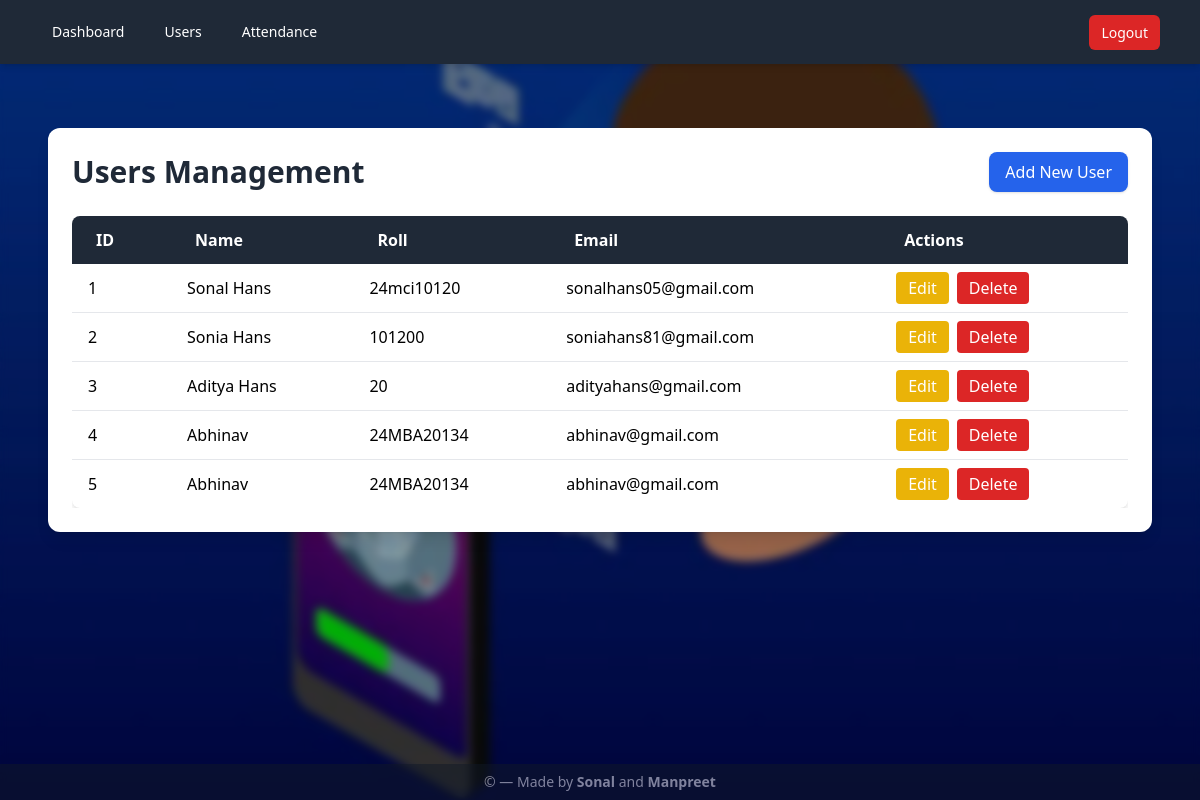
Page /users (signed in) on the earlier database version.
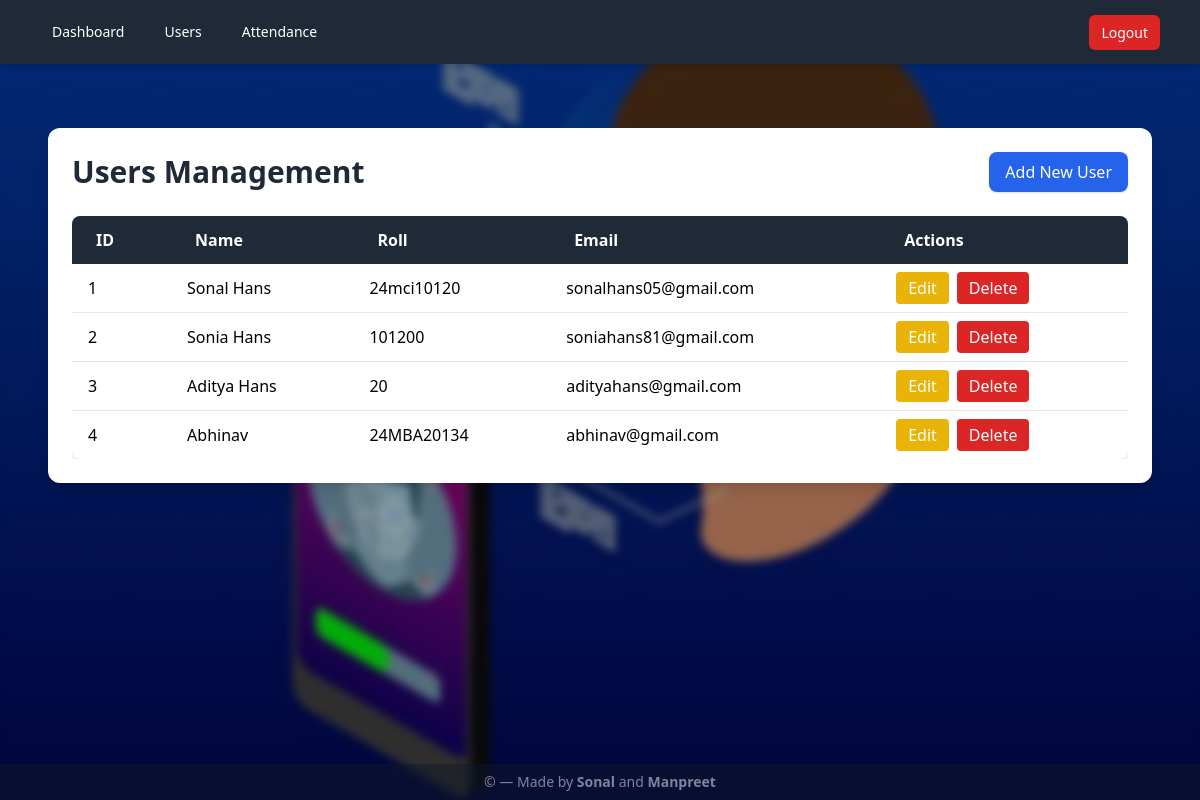
Same page on the later database version.
### tables this page shows
CREATE TABLE users (
            id INTEGER PRIMARY KEY AUTOINCREMENT,
            name TEXT NOT NULL,
            roll TEXT,
            email TEXT
        , admin_username TEXT);

### app.py (the view)
@app.route("/users")
@admin_required
def users():
    current_admin = request.cookies.get("admin")
    conn = get_db()
    cur = conn.cursor()
    cur.execute("SELECT * FROM users WHERE admin_username=? ORDER BY id", (current_admin,))
    rows = cur.fetchall()
    conn.close()
    return render_template("users.html", users=rows)

### app.py (called while the page is built)
def get_db():
    conn = sqlite3.connect(DB_PATH)
    conn.row_factory = sqlite3.Row
    return conn

def admin_required(fn):
    @wraps(fn)
    def wrapper(*args, **kwargs):
        if not request.cookies.get("admin"):
            return redirect(url_for("login"))
        return fn(*args, **kwargs)
    return wrapper

### templates/users.html (shortened to what this page needs)
{% extends "layout.html" %} {% block content %}
<div class="max-w-7xl mx-auto mt-10 p-6 bg-white rounded-xl shadow-lg">
  <div class="flex items-center justify-between mb-6">
    <h1 class="text-3xl font-bold text-gray-800">Users Management</h1>
    <a
      href="{{ url_for('add_user') }}"
      class="px-4 py-2 bg-blue-600 text-white rounded-lg shadow hover:bg-blue-700 transition"
    >
      Add New User
    </a>
  </div>
  <div class="overflow-x-auto">
    <table class="min-w-full bg-white rounded-lg shadow-md overflow-hidden">
      <thead class="bg-gray-800 text-white">
        <tr>
          <th class="py-3 px-6 text-left">ID</th>
          <th class="py-3 px-6 text-left">Name</th>
          <th class="py-3 px-6 text-left">Roll</th>
          <th class="py-3 px-6 text-left">Email</th>
          <th class="py-3 px-6 text-left">Actions</th>
        </tr>
      </thead>
      <tbody class="divide-y divide-gray-200">
        {% for user in users %}
        <tr class="hover:bg-gray-100 transition">
          <td class="py-2 px-4">{{ user.id }}</td>
          <td class="py-2 px-4">{{ user.name }}</td>
          <td class="py-2 px-4">{{ user.roll or '-' }}</td>
          <td class="py-2 px-4">{{ user.email or '-' }}</td>
          <td class="py-2 px-4 flex gap-2">
            <a
              href="{{ url_for('edit_user', user_id=user.id) }}"
              class="px-3 py-1 bg-yellow-500 text-white rounded hover:bg-yellow-600 transition"
            >
              Edit
            </a>
            <button
              type="button"
              class="px-3 py-1 bg-red-600 text-white rounded hover:bg-red-700 transition"
              onclick="openModal({{ user.id }}, '{{ user.name }}')"
            >
              Delete
            </button>
          </td>
        </tr>
        {% endfor %}
      </tbody>
    </table>
  </div>
</div>
{% endblock %}

### templates/layout.html (shortened to what this page needs)
<!DOCTYPE html>
<html lang="en">
  <head>
    <script src="https://cdn.tailwindcss.com"></script>
  </head>
  <body
    class="relative bg-[url('{{ url_for('static', filename='background.png') }}')] bg-no-repeat bg-cover bg-gray-100 min-h-screen flex flex-col"
  >
    <div class="relative z-10 flex flex-col min-h-screen">
      <nav class="bg-gray-800 text-white shadow-md">
        <div class="max-w-6xl mx-auto px-4">
          <div class="flex justify-between items-center h-16">
            <div class="flex space-x-4">
              <a
                href="{{ url_for('dashboard') }}"
                class="px-3 py-2 rounded-md text-sm font-medium hover:bg-gray-700 transition"
                >Dashboard</a
              >
              <a
                href="{{ url_for('users') }}"
                class="px-3 py-2 rounded-md text-sm font-medium hover:bg-gray-700 transition"
                >Users</a
              >
              <a
                href="{{ url_for('attendance_view') }}"
                class="px-3 py-2 rounded-md text-sm font-medium hover:bg-gray-700 transition"
                >Attendance</a
              >
            </div>
            <div>
              <a
                href="{{ url_for('logout') }}"
                class="px-3 py-2 rounded-md text-sm font-medium bg-red-600 hover:bg-red-700 transition"
                >Logout</a
              >
            </div>
          </div>
        </div>
      </nav>
      <main class="flex-grow max-w-6xl mx-auto w-full p-6">
        {% block content %}{% endblock %}
      </main>
      <footer
        class="bg-gray-900 text-white text-center py-2 text-sm opacity-50"
      >
        &copy; {{ current_year }} — Made by
        <span class="font-semibold">Sonal</span> and
        <span class="font-semibold">Manpreet</span>
      </footer>
    </div>
  </body>
</html>

Differences in the rows shown:
removed users: id "5", name "Abhinav", roll "24MBA20134", email "abhinav@gmail.com"
